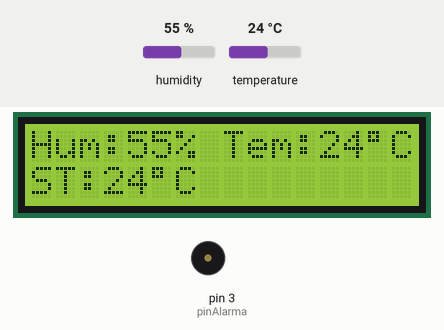
Bench run of a sketch on a simulated Arduino Uno, built with avr-gcc and run on an emulated ATmega328P. Parts: 16×2 character LCD, buzzer (waves = sounding). The inputs (shaded band) are chosen by the test bench; at power-on: temperature 24 °C, humidity 55 %.

Above: at 5.7 s.
5.8 s: temperature set to 14 °C
At 11.5 s:
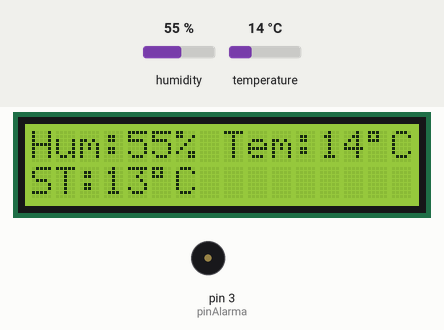
13.3 s: temperature set to 11 °C
At 15.9 s:
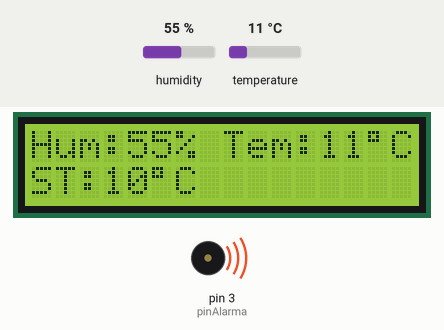
20.8 s: humidity set to 22 %
At 25.8 s:
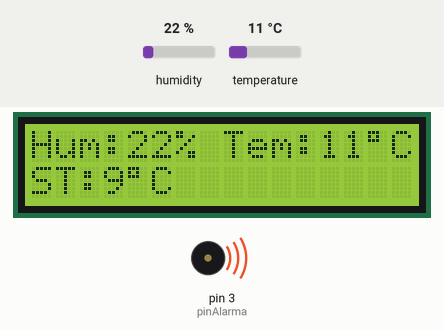
28.3 s: humidity set to 40 %
At 31.4 s:
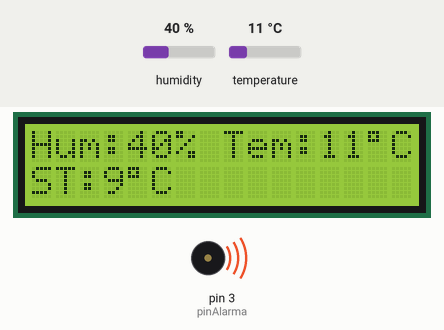
Timing chart, 0 to 36.8 s (numbered marks = the images above; inputs shaded):
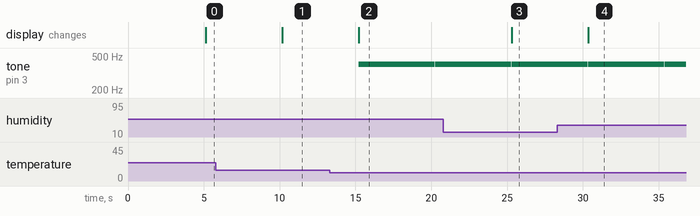

Measured:
- the behaviour switches between 13 and 12 °C on temperature (found by bisection; images 1 and 2)
- after the input at 5.8 s, the display: changes after 4.4 s (image 1)
- after the input at 13.3 s, tone on pin 3 (pinAlarma): silent → 400 Hz after 1.9 s, → silent 5.0 s later, → 400 Hz 0.05 s later; the display: changes after 1.9 s (image 2)
- after the input at 20.8 s, the display: changes after 4.5 s (image 3)
- after the input at 28.3 s, the display: changes after 2.1 s (image 4)

The sketch:

Sensor_Temp_Hum_LCD_Buzz.ino
```cpp
#include <LiquidCrystal_I2C.h>
#include <Wire.h>
LiquidCrystal_I2C lcd(0x3f, 16, 2);
#include <Adafruit_Sensor.h>
#include <DHT.h>
#include <DHT_U.h>
#define DHTPIN 2
#define DHTTYPE DHT11
DHT dht(DHTPIN, DHTTYPE);
int pinAlarma = 3;
byte degr [8] = {
  B11100,
  B10100,
  B11100,
  B00000,
  B00000,
  B00000,
  B00000,
  B00000,
};

void setup() {
lcd.begin();
lcd.backlight();
dht.begin();
lcd.createChar(0,degr);
pinMode(pinAlarma, OUTPUT);
}

void loop() {
delay(5000);
lcd.clear();
float h = dht.readHumidity();
float t = dht.readTemperature();
if (isnan(h) || isnan(t))
{
  lcd.clear();
  lcd.print("FALLO SENSOR");
  return;
}
float ic = dht.computeHeatIndex(t, h, false);
lcd.print("Hum:");
lcd.print(round(h));
lcd.print("% ");
lcd.print("Tem:");
lcd.print(round(t));
lcd.write(0);
lcd.print("C");
lcd.setCursor(0, 1);
lcd.print("ST:");
lcd.print(round(ic));
lcd.write(0);
lcd.print("C");

if(t>25 || t<13)
{
  tone(pinAlarma,400,5000);
}
}
```
